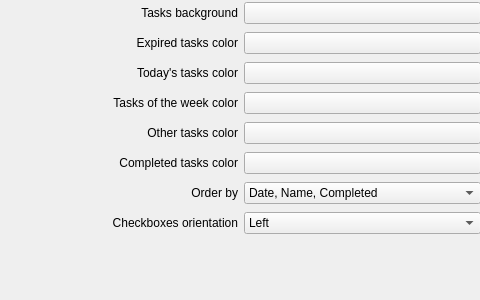
<?xml version="1.0" encoding="UTF-8"?>
<ui version="4.0">
 <class>appearanceconfig</class>
 <widget class="QWidget" name="appearanceconfig">
  <property name="geometry">
   <rect>
    <x>0</x>
    <y>0</y>
    <width>480</width>
    <height>300</height>
   </rect>
  </property>
  <property name="minimumSize">
   <size>
    <width>480</width>
    <height>300</height>
   </size>
  </property>
  <widget class="QWidget" name="layoutWidget">
   <property name="geometry">
    <rect>
     <x>0</x>
     <y>0</y>
     <width>481</width>
     <height>241</height>
    </rect>
   </property>
   <layout class="QGridLayout" name="gridLayout">
    <item row="5" column="0">
     <widget class="QLabel" name="label_7">
      <property name="text">
       <string>Completed tasks color</string>
      </property>
      <property name="alignment">
       <set>Qt::AlignRight|Qt::AlignTrailing|Qt::AlignVCenter</set>
      </property>
     </widget>
    </item>
    <item row="5" column="1">
     <widget class="KColorButton" name="completedColor"/>
    </item>
    <item row="4" column="1">
     <widget class="KColorButton" name="otherColor"/>
    </item>
    <item row="0" column="0">
     <widget class="QLabel" name="label_6">
      <property name="text">
       <string>Tasks background</string>
      </property>
      <property name="alignment">
       <set>Qt::AlignRight|Qt::AlignTrailing|Qt::AlignVCenter</set>
      </property>
     </widget>
    </item>
    <item row="3" column="0">
     <widget class="QLabel" name="label_3">
      <property name="text">
       <string>Tasks of the week color</string>
      </property>
      <property name="alignment">
       <set>Qt::AlignRight|Qt::AlignTrailing|Qt::AlignVCenter</set>
      </property>
     </widget>
    </item>
    <item row="3" column="1">
     <widget class="KColorButton" name="weekColor">
      <property name="color">
       <color>
        <red>230</red>
        <green>240</green>
        <blue>0</blue>
       </color>
      </property>
     </widget>
    </item>
    <item row="6" column="1">
     <widget class="QComboBox" name="orderBy">
      <property name="enabled">
       <bool>true</bool>
      </property>
      <property name="sizeAdjustPolicy">
       <enum>QComboBox::AdjustToContents</enum>
      </property>
      <item>
       <property name="text">
        <string>Date, Name, Completed</string>
       </property>
      </item>
      <item>
       <property name="text">
        <string>Name, Date, Completed</string>
       </property>
      </item>
      <item>
       <property name="text">
        <string>Completed, Date, Name</string>
       </property>
      </item>
      <item>
       <property name="text">
        <string>Completed, Name, Date</string>
       </property>
      </item>
     </widget>
    </item>
    <item row="0" column="1">
     <widget class="KColorButton" name="backgroundColor">
      <property name="defaultColor">
       <color>
        <red>48</red>
        <green>48</green>
        <blue>48</blue>
       </color>
      </property>
     </widget>
    </item>
    <item row="1" column="0">
     <widget class="QLabel" name="label">
      <property name="text">
       <string>Expired tasks color</string>
      </property>
      <property name="alignment">
       <set>Qt::AlignRight|Qt::AlignTrailing|Qt::AlignVCenter</set>
      </property>
     </widget>
    </item>
    <item row="2" column="0">
     <widget class="QLabel" name="label_2">
      <property name="text">
       <string>Today's tasks color</string>
      </property>
      <property name="alignment">
       <set>Qt::AlignRight|Qt::AlignTrailing|Qt::AlignVCenter</set>
      </property>
     </widget>
    </item>
    <item row="4" column="0">
     <widget class="QLabel" name="label_4">
      <property name="text">
       <string>Other tasks color</string>
      </property>
      <property name="alignment">
       <set>Qt::AlignRight|Qt::AlignTrailing|Qt::AlignVCenter</set>
      </property>
     </widget>
    </item>
    <item row="6" column="0">
     <widget class="QLabel" name="label_5">
      <property name="text">
       <string>Order by</string>
      </property>
      <property name="alignment">
       <set>Qt::AlignRight|Qt::AlignTrailing|Qt::AlignVCenter</set>
      </property>
     </widget>
    </item>
    <item row="1" column="1">
     <widget class="KColorButton" name="expiredColor">
      <property name="color">
       <color>
        <red>200</red>
        <green>0</green>
        <blue>0</blue>
       </color>
      </property>
      <property name="alphaChannelEnabled">
       <bool>false</bool>
      </property>
     </widget>
    </item>
    <item row="2" column="1">
     <widget class="KColorButton" name="todayColor">
      <property name="color">
       <color>
        <red>230</red>
        <green>70</green>
        <blue>0</blue>
       </color>
      </property>
     </widget>
    </item>
    <item row="7" column="0">
     <widget class="QLabel" name="label_8">
      <property name="text">
       <string>Checkboxes orientation</string>
      </property>
      <property name="alignment">
       <set>Qt::AlignRight|Qt::AlignTrailing|Qt::AlignVCenter</set>
      </property>
     </widget>
    </item>
    <item row="7" column="1">
     <widget class="QComboBox" name="orientation">
      <property name="minimumContentsLength">
       <number>1</number>
      </property>
      <item>
       <property name="text">
        <string>Left</string>
       </property>
      </item>
      <item>
       <property name="text">
        <string>Right</string>
       </property>
      </item>
     </widget>
    </item>
   </layout>
  </widget>
 </widget>
 <customwidgets>
  <customwidget>
   <class>KColorButton</class>
   <extends>QPushButton</extends>
   <header>kcolorbutton.h</header>
  </customwidget>
 </customwidgets>
 <resources/>
 <connections/>
</ui>
